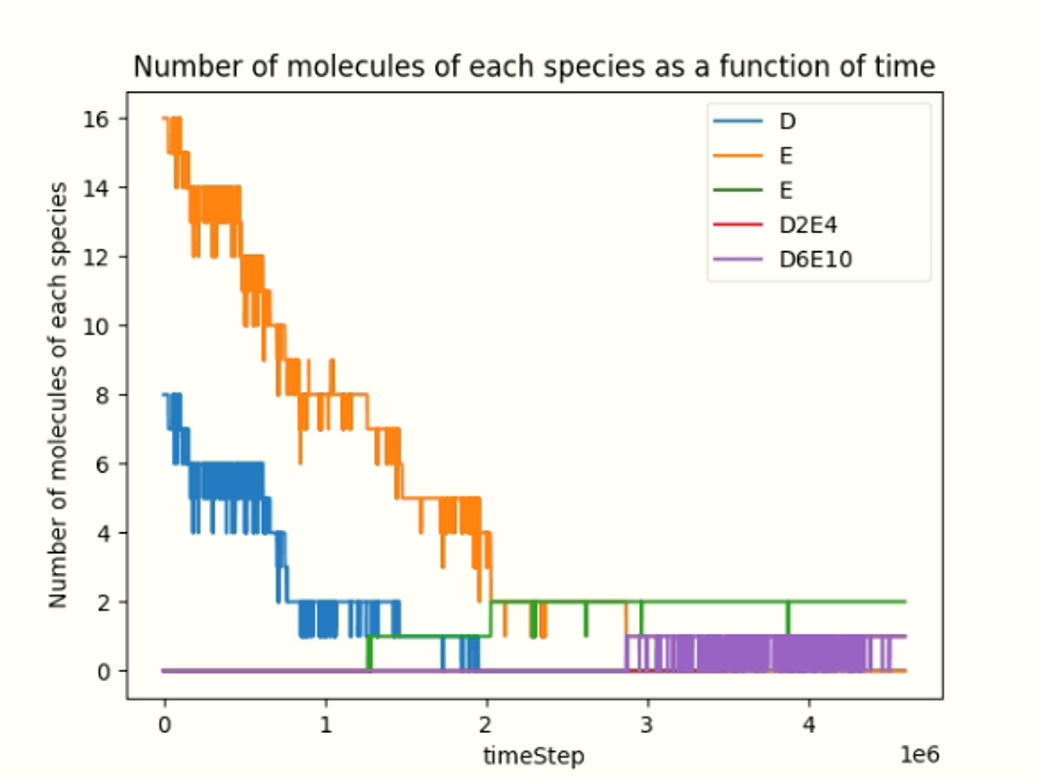

Python code for this plot:
"""this script reads the species.out LAMMPS output file and creates a
graph of num of species for each species as a function of time """
import sys
import math
import numpy as np
from matplotlib import pyplot as plt


"""create graph using mathplot.
	input- axis x, axis y, label for each axis and title for the graph"""
def make_graph(axis_x, axis_y, xlabel="x", ylabel="y", title="Graph"):
	plt.plot(axis_x,axis_y)
	plt.xlabel(xlabel)
	plt.ylabel(ylabel)
	x = species_dict.get(ylabel)
	if x==0 or x==1: plt.gca().invert_yaxis()
	plt.show()
	

"""remove tabs from strings """	
def remove(string): 
    return string.replace("\t", "")  


"""count the number of atom in fragment"""
def count_shows(freg, f):
	toNum=0
	while(f<len(freg)):
		if 48<=ord(freg[f])<=57:
			toNum=toNum*10+int(freg[f])
			f+=1
		else:
			if toNum==0: toNum=1
			return f,toNum
	if toNum==0: toNum=1
	return f,toNum


"""main func"""
def species_reader():
	i=0
	num_species=4
	time_Step=[]
	No_Moles=[]
	No_Specs=[]
	trucker=[[],[],[],[]]
	fp = open("species50_100_0_150.txt","r") 
	text=fp.read() 
	text_list = text.split("\n")
	species_at_end=[]
	species_at_start=[]
	while i<len(text_list)-1:
		ln = text_list[i].split(" ")
		ln=[x for x in ln if x]
		species_list=ln[4].split("\t")
		species_list=[x for x in species_list if x]
		i+=1
		ln = text_list[i].split(" ")
		ln=[remove(x) for x in ln if x]
		time_Step.append(int(ln[0]))
		No_Moles.append(int(ln[1]))
		No_Specs.append(int(ln[2]))
		for j in range(len(species_list)):
			x = species_dict.get(species_list[j])
			if x is None:
				species_dict.update( {species_list[j] : num_species} )
				trucker.append([])
				trucker[num_species]=[0 for ns in range(len(time_Step)-1)]
				trucker[num_species].append(int(ln[3+j]))
				num_species+=1
			else:
				x=int(x)
				trucker[x].append(int(ln[3+j]))
		for j in range(len(trucker)):
			if len(trucker[j])<len(time_Step): trucker[j].append(0)
			else:
				if i>=len(text_list)-2: species_at_end.append(j)
				if i<=2: species_at_start.append(j)
		i+=1

	#create list of all species at the end and start of the run without duplicates
	result_list=list(set(species_at_end)|set(species_at_start))
	spec_list=[list(species_dict.keys())[i] for i in result_list]
	
	#count the num of each atom in each species
	c_num=[]
	h_num=[]
	o_num=[]
	n_num=[]
	
	for freg in spec_list:
		f=0
		freg_c=0
		freg_h=0
		freg_o=0
		freg_n=0
		if(freg=="H"):
			print("1")
		if freg[f]=="c" or freg[f]=="C":
			f,freg_c=count_shows(freg, f+1)
		c_num.append(freg_c)
		if(f==len(freg)):
			h_num.append(freg_h)
			o_num.append(freg_o)
			n_num.append(freg_n)
			continue
		if(freg=="H"):
			print("2")		
		if freg[f]=="h" or freg[f]=="H":
			f,freg_h=count_shows(freg, f+1)
		if(f==len(freg)):
			h_num.append(freg_h)
			o_num.append(freg_o)
			n_num.append(freg_n)
			continue
		h_num.append(freg_h)
		if freg[f]=="o" or freg[f]=="O":
			f,freg_o=count_shows(freg, f+1)
		o_num.append(freg_o)
		if(f==len(freg)):
			n_num.append(freg_n)
			continue
		if freg[f]=="n" or freg[f]=="N":
			f,freg_n=count_shows(freg, f+1)
		n_num.append(freg_n)
		
	
	#translate each species into DEDTA and EPON 
	new_label=["D","E"]
	for _ff in range(len(spec_list)):
		if(_ff<2): continue
		num_d=math.floor((n_num[_ff]/n_num[0]))
		num_e=math.floor((o_num[_ff]/o_num[1]))
		bf=""
		sub=c_num[_ff]-num_d*c_num[0]-num_e*c_num[1]
		if (sub>0):
			bf+="C"
			if(sub!=1): bf+=str(sub)
		sub=h_num[_ff]-num_d*h_num[0]-num_e*h_num[1]
		if (sub>0):
			bf+="H"
			if(sub!=1): bf+=str(sub)
		sub=o_num[_ff]-num_d*o_num[0]-num_e*o_num[1]
		if (sub>0):
			bf+="O"
			if(sub!=1): bf+=str(sub)
		sub=n_num[_ff]-num_d*n_num[0]-num_e*n_num[1]
		if (sub>0):
			bf+="N"
			if(sub!=1): bf+=str(sub)
		
		freg_new_label=""
		if (num_d>0):
			freg_new_label+="D"
			if(num_d>1):
				freg_new_label+=str(num_d)
		if (num_e>0):
			freg_new_label+="E"
			if(num_e>1):
				freg_new_label+=str(num_e)
		if(bf!=""):
			if freg_new_label!="":
				freg_new_label+="+"
			freg_new_label+=bf
		new_label.append(freg_new_label)
	print(new_label)


	#for i in range(len(trucker)):
		#make_graph(time_Step, trucker[i], xlabel="time_Step", ylabel=list(species_dict.keys())[i], title="Graph")
	#print(species_dict)
	_freg_name_index=0
	for i in result_list:
		if i==len(text_list)-2: species_at_end.append(j)
		i+=1

	print(species_at_end)
	print(species_dict)
	for i in species_at_end:
		spec_label=list(species_dict.keys())[i]
		plt.plot(time_Step,trucker[i], label=new_label[_freg_name_index])
		x = species_dict.get(spec_label)
		_freg_name_index+=1
	plt.xlabel("timeStep")
	plt.ylabel("Number of molecules of each species")
	plt.legend(loc='upper right')
	plt.title("Number of molecules of each species as a function of time")
	plt.show()
			
species_dict =	{
	  "C11H18N2": 0,
	  "C19H20O4": 1,
	  "C30H38O4N2": 2,
	  "C49H58O8N2": 3
}		
species_reader()
